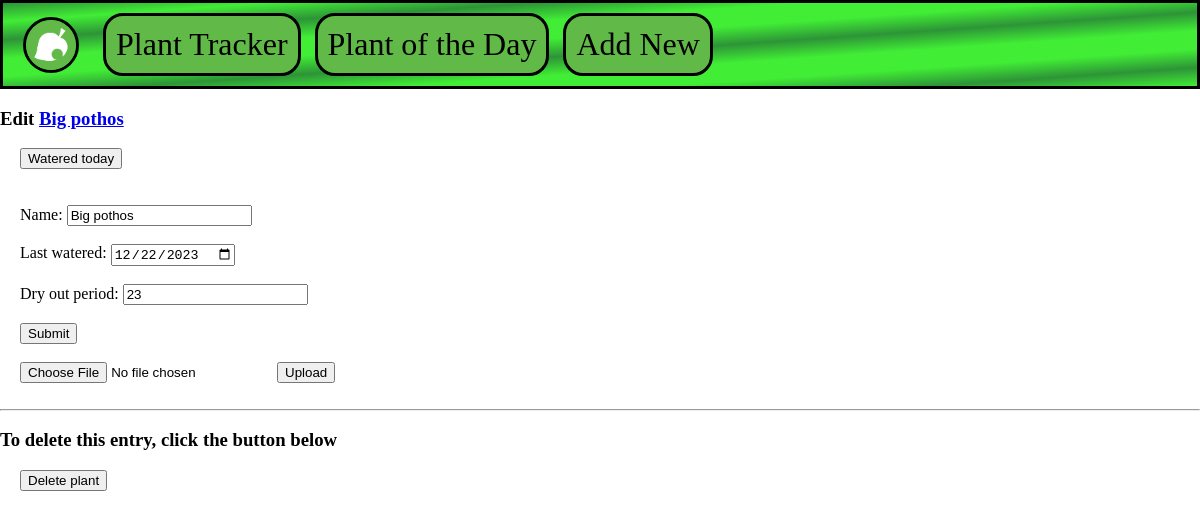
The app's page /Big pothos/edit/ with its own data.
### tables this page shows
CREATE TABLE plants (
	id INTEGER PRIMARY KEY AUTOINCREMENT,
	name TEXT NOT NULL,
	lastWatered DATE NOT NULL,
	dryOut INTEGER NOT NULL
, remaining TINYINT);

### homeTracker.py (the view, shortened to what this page needs)
@app.route('/<string:plantName>/edit/', methods=('GET', 'POST'))
def edit(plantName):
	plant = get_plant(plantName)
	print(plant)
	return render_template('edit.html', plant=plant)

### homeTracker.py (called while the page is built)
def get_db_connection():
	conn = sqlite3.connect('database.db')
	conn.row_factory = sqlite3.Row
	return conn

def get_plant(plantName):
	conn = get_db_connection()
	plant = conn.execute('SELECT * FROM plants WHERE name = ?', (plantName,)).fetchone()
	conn.close()
	return plant

### templates/edit.html
{% extends 'base.html' %}
{% block content %}
	<h3>Edit <a href="{{ url_for('viewPics', plantName=plant['name']) }}">{{ plant['name'] }}</a></h3>
        <form action="{{ url_for('wateredToday', plantName=plant['name']) }}" method="POST", class="edit">
                <input type="submit" value="Watered today"
                        onclick="return confirm('Watered today?')">
	</form>
	<br>
	<form method="post", class="edit", enctype=multipart/form-data>
		<br>
		<label for="name">Name: </label>
		<input type="text" name="name"
			value="{{ request.form['name'] or plant['name'] }}"></input>
		<br>
		<br>
		<label for="lastWatered">Last watered: </label>
		<input type="date" name="lastWatered"
			value="{{ request.form['lastWatered'] or plant['lastWatered'] }}"></input>
		<br>
		<br>
		<label for="dryOut">Dry out period: </label>
		<input type="text" name="dryOut"
			value="{{ request.form['dryOut'] or plant['dryOut'] }}"></input>
		<br>
		<br>
		<button type="submit">Submit</button>
		<br>
		<br>
		<input type=file name=file>
		<input type=submit value=Upload>
	</form>
	<br>
	<hr>
	<h3>To delete this entry, click the button below</h3>
	<form action="{{ url_for('delete', plantName=plant['name']) }}" method="POST", class="edit">
		<input type="submit" value="Delete plant"
			onclick="return confirm('Are you sure you want to delete this plant?')">
	</form>
{% endblock %}

### static/styles.css (style rules this page uses)
body.body { background-image: url("plantBackground.jpg"); margin: 0px; }
form.edit { margin-left: 20px; }

### records on screen
plants: name "Big pothos", lastWatered "12/22/2023", dryOut "23"
